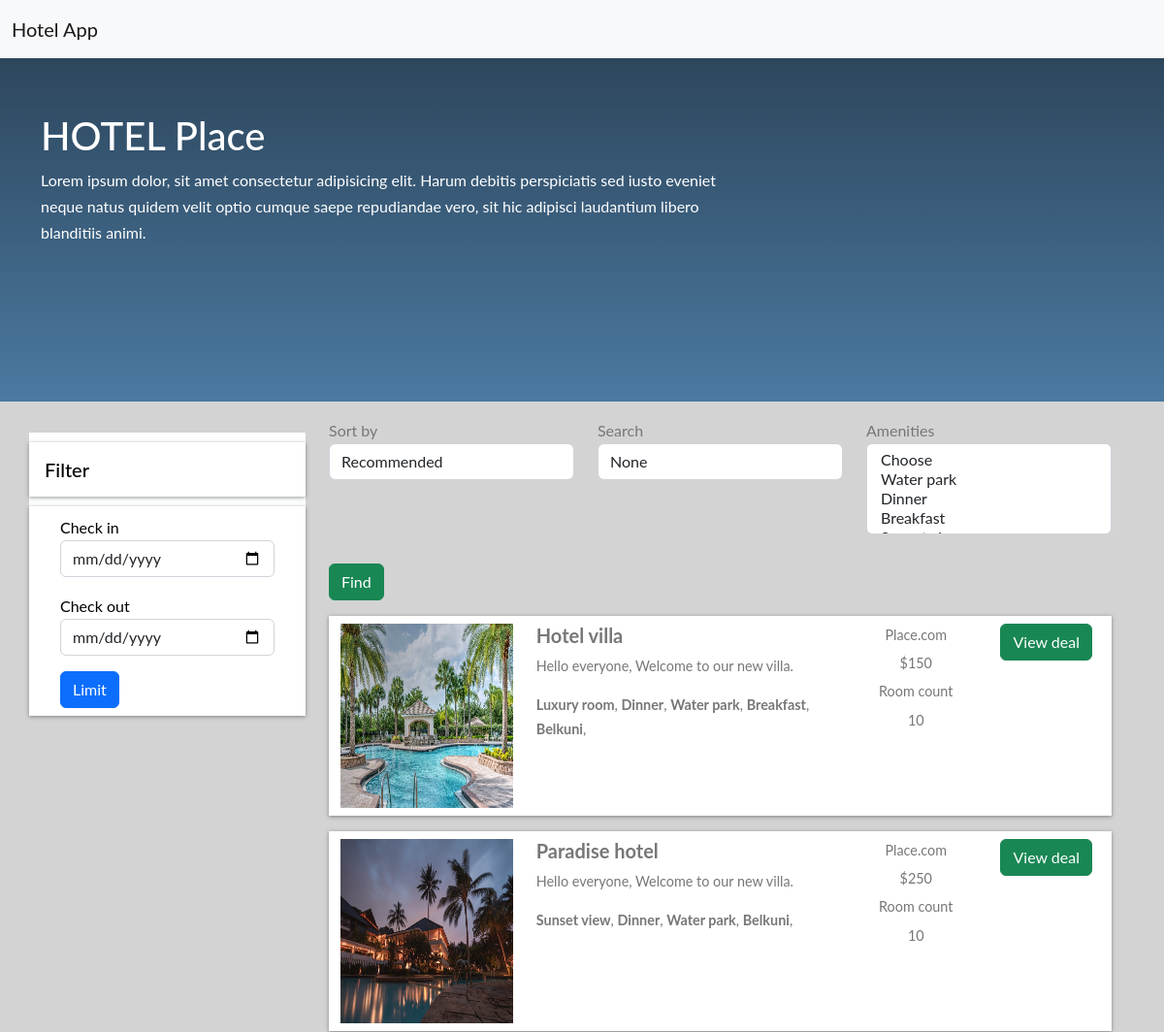
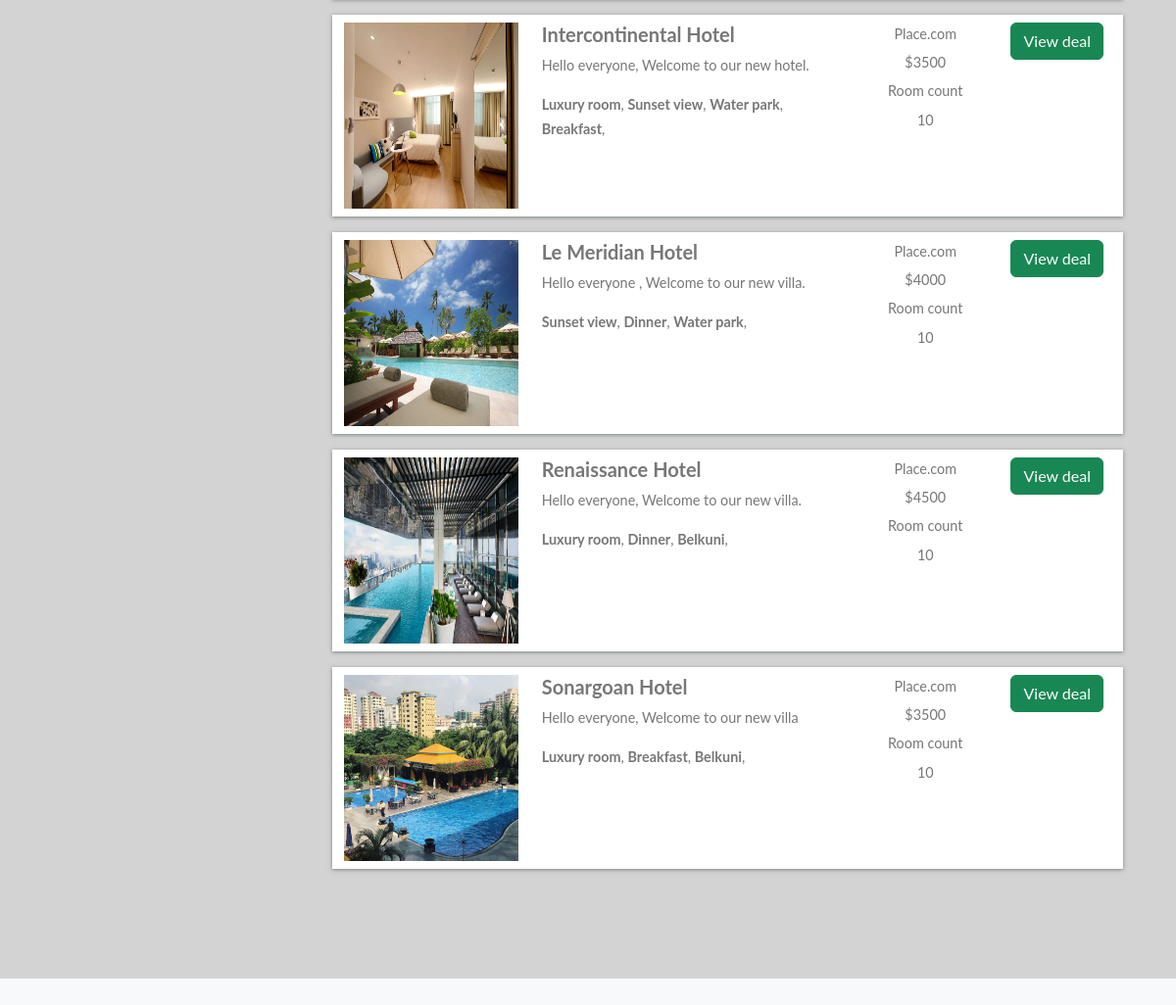
The page / on the database its author committed (2 pictures, top to bottom).
### home/models.py (models this page shows, shortened)
class BaseModel(models.Model):
    uid = models.UUIDField(default=uuid.uuid4   , editable=False , primary_key=True)
    created_at = models.DateField(auto_now_add=True)
    updated_at = models.DateField(auto_now_add=True)
    class Meta:
        abstract = True

class Hotel(BaseModel):
    hotel_name= models.CharField(max_length=100)
    hotel_price = models.IntegerField()
    description = models.TextField()
    amenities = models.ManyToManyField(Amenities)
    room_count = models.IntegerField(default=10)

class HotelImages(BaseModel):
    hotel= models.ForeignKey(Hotel ,related_name="images", on_delete=models.CASCADE)
    images = models.ImageField(upload_to="hotels")

class Amenities(BaseModel):
    amenity_name = models.CharField(max_length=100)

### home/views.py (the view)
# urls.py: path('', home , name='home'),
def home(request):
    amenities_objs = Amenities.objects.all()
    hotels_objs = Hotel.objects.all()
    sort_by = request.GET.get('sort_by')
    search = request.GET.get('search')
    amenities = request.GET.getlist('amenities')
    print(amenities)
    if sort_by:
        if sort_by == 'ASC':
            hotels_objs = hotels_objs.order_by('hotel_price')
        elif sort_by == 'DSC':
            hotels_objs = hotels_objs.order_by('-hotel_price')
    if search:
        hotels_objs = hotels_objs.filter(
            Q(hotel_name__icontains = search) |
            Q(description__icontains = search) )
    if len(amenities):
        hotels_objs = hotels_objs.filter(amenities__amenity_name__in = amenities).distinct()
    context = {'amenities_objs' : amenities_objs , 'hotels_objs' : hotels_objs , 'sort_by' : sort_by
    , 'search' : search , 'amenities' : amenities}
    return render(request , 'home.html' ,context)

### home/templates/home.html (shortened to what this page needs)
{% extends "base.html" %}
{%  block start %}
<section class="colorful jumbotron mb-0" role="banner">
    <nav class="navbar navbar-expand-lg justify-content-between navbar-dark" role="navigation">
        <div class="navbar-brand">
            <a href="index.html">Hotel Spoof
                <em>.</em>
            </a>
        </div>
    </nav>
    <div class="container hotels-container">
        <div class="row mt-2 justify-content-between">
            <div class="col-md-8 text-white align-self-center mb-2 p-4">
                <h1>HOTEL Place</h1>
                <span class=""> Lorem ipsum dolor, sit amet consectetur adipisicing elit. Harum debitis perspiciatis sed iusto
                    eveniet neque natus quidem velit optio cumque saepe repudiandae vero, sit hic adipisci laudantium libero blanditiis
                    animi.
                </span>
            </div>
        </div>
    </div>
</section>
<section class="search-container mb-5 pb-5">
    <div class="container">
        <div class="row">
            <div class="col-lg-3">
                <div class="row mt-2 justify-content-between">
                    <div class="filter-card">
                        <h5>Filter</h5>
                        <form action="#">
                            <div class="row form-group">
                                <div class="col-md-12">
                                    <label for="mintopay">Check in</label>
                                    <p>
                                        <input type="date" name="checkin" id="checkin" class="form-control">
                                    </p>
                                </div>
                                <div class="col-md-12">
                                    <label for="maxtopay">Check out</label>
                                    <p>
                                        <input type="date" name="checkout" id="checkout" class="form-control">
                                    </p>
                                </div>
                            </div>
                            <div class="row form-group">
                                <div class="col-md-12">
                                    <input type="submit" class="btn btn-primary btn-block" value="Limit">
                                </div>
                            </div>
                        </form>
                    </div>
                </div>
            </div>
            <div class="col-lg-9  px-4 mb-5">
                <form>
                <div class="row mt-3">
                    <div class="col-md-4">
                    <div class="form-inline">
                        <label class="" for="exampleFormControlSelect1">Sort by</label>
                        <select class="form-control" name="sort_by" id="exampleFormControlSelect1">
                            <option value="">Recommended</option>
                        </select>
                    </div>
                    </div>
                    <div class="col-md-4">
                        <div class="form-inline">
                            <label class="" for="exampleFormControlSelect1">Search</label>
                            <input name="search" class="form-control" value="{{search}}" placeholder="Search">
                        </div>
                    </div>
                    <div class="col-md-4">
                        <div class="form-inline">
                           <label class="" for="exampleFormControlSelect1">Amenities</label>
                            <select name="amenities" class="form-control" multiple>
                            <option value="">Choose</option>
                            {% for amenities_obj in amenities_objs %}
                            <option {% if amenities_obj.amenity_name in amenities  %} selected {%endif%}value="{{amenities_obj.amenity_name}}">{{amenities_obj.amenity_name}}</option>
                                {% endfor %}
                        </select>
                        </div>
                    </div>
                    <div class="col-md-4">
                            <button style="margin-top: 30px;" type="submit" class="btn btn-success">Find</button>
                        </div>
                </div>
                </form>
                {% for hotels_obj in hotels_objs %}
                <div class="row search-card-result">
                    <div class="col-md-3">
                    <a href="/hotel-detail/{{hotels_obj.uid}}">
                        <img class="img-fluid" src="/media/{{hotels_obj.images.first.images}}" alt="Card image cap">
                    </a></div>
                    <div class="col-md-5">
                        <h5>{{hotels_obj.hotel_name}}</h5>
                        <p>
                            {{hotels_obj.description|truncatechars:150}}
                        </p>
                        <p>
                            {%for amenitie in hotels_obj.amenities.all %}
                            <b>{{amenitie.amenity_name}}</b>,
                            {% endfor %}
                        </p>
                    </div>
                    <div class="col-md-2 border-left text-center more-offers">
                        <p>Place.com</p>
                        <p>${{hotels_obj.hotel_price}}</p>
                        <p>Room count</p>
                        <p>{{hotels_obj.room_count}}</p>
                    </div>
                    <div class="col-md-2 border-left text-center more-offers">
                        <div class="btn btn-success">View deal </div>
                    </div>
                </div>
                {% endfor %}
            </div>
        </div>
    </div>
</section>
{% endblock %}

### home/templates/base.html (shortened to what this page needs)
<!DOCTYPE html>
<html lang="en">
  <head>
    <link
      href="https://cdn.jsdelivr.net/npm/bootstrap@5.2.0-beta1/dist/css/bootstrap.min.css"
      rel="stylesheet"
    />
  </head>
  <body class="bg-light">
    <nav class="navbar fixed-top bg-light">
      <div class="container-fluid">
        <a class="navbar-brand" href="/">Hotel App</a>
      </div>
    </nav>
    {% block start %} {% endblock %}
  </body>
</html>

### home/templates/base.html (style rules this page uses)
body { font-family: 'Lato', Arial, sans-serif; font-weight: 400; font-size: 16px; line-height: 1.7; background: #fff; color: #777; }
nav { margin-bottom: 1rem; }
nav a { color: white; -webkit-transition: 0.5s; -o-transition: 0.5s; transition: 0.5s; }
.colorful { background: #4b79a1; background: -webkit-linear-gradient(to bottom, #283e51, #4b79a1); background: linear-gradient(to bottom, #283e51, #4b79a1); border-radius: 0px; padding: 0px 0 1rem 0 !important; }
.hotels-container { padding: 0.5rem 0 7rem 0; }
.search-container { background: #d3d3d3; }
.search-card-result { box-shadow: 0px 1px 4px rgba(41, 51, 57, 0.5); margin: 1rem 0; padding: 0.5rem 0; background-color: #fff; }
.search-card-result img { height: 190px; }
.search-card-result h5 { font-style: 1.1rem; font-weight: 700; }
.search-card-result p { font-size: 0.9rem; }
.search-card-result .more-offers p { margin-bottom: 0.3rem; }
.filter-card { padding: 0; background: #fff; color: black; }
.filter-card h5 { margin: 10px 0; padding: 1rem; box-shadow: 0px 1px 4px rgba(41, 51, 57, 0.5); color: #000; }
.filter-card form { box-shadow: 0px 1px 4px rgba(41, 51, 57, 0.5); padding: 0.5rem 2rem; }

### rows shown on the page
Hotel: images.first.images (picture), hotel_name "Hotel villa", description "Hello everyone, Welcome to our new villa.", hotel_price "150", room_count "10"
Amenities: amenity_name "Luxury room"
Amenities: amenity_name "Dinner"
Amenities: amenity_name "Water park"
Amenities: amenity_name "Breakfast"
Amenities: amenity_name "Belkuni"
Hotel: images.first.images (picture), hotel_name "Paradise hotel", description "Hello everyone, Welcome to our new villa.", hotel_price "250", room_count "10"
Amenities: amenity_name "Sunset view"
Hotel: images.first.images (picture), hotel_name "Intercontinental Hotel", description "Hello everyone, Welcome to our new hotel.", hotel_price "3500", room_count "10"
Hotel: images.first.images (picture), hotel_name "Le Meridian Hotel", description "Hello everyone , Welcome to our new villa.", hotel_price "4000", room_count "10"
Hotel: images.first.images (picture), hotel_name "Renaissance Hotel", description "Hello everyone, Welcome to our new villa.", hotel_price "4500", room_count "10"
Hotel: images.first.images (picture), hotel_name "Sonargoan Hotel", description "Hello everyone, Welcome to our new villa", hotel_price "3500", room_count "10"
